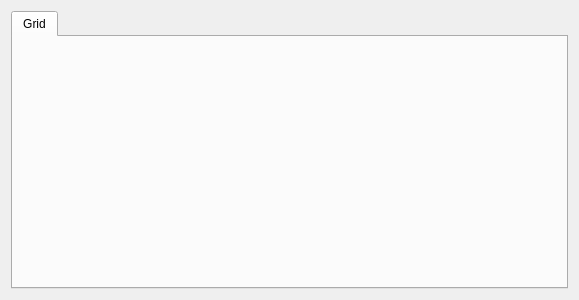
<?xml version="1.0" encoding="UTF-8"?>
<ui version="4.0">
 <class>MainWindow</class>
 <widget class="QMainWindow" name="MainWindow">
  <property name="geometry">
   <rect>
    <x>0</x>
    <y>0</y>
    <width>579</width>
    <height>300</height>
   </rect>
  </property>
  <property name="sizePolicy">
   <sizepolicy hsizetype="Expanding" vsizetype="Maximum">
    <horstretch>0</horstretch>
    <verstretch>0</verstretch>
   </sizepolicy>
  </property>
  <property name="minimumSize">
   <size>
    <width>579</width>
    <height>300</height>
   </size>
  </property>
  <property name="windowTitle">
   <string>Traveling In BFS and DFS</string>
  </property>
  <widget class="QWidget" name="centralWidget">
   <property name="sizePolicy">
    <sizepolicy hsizetype="Expanding" vsizetype="Maximum">
     <horstretch>0</horstretch>
     <verstretch>0</verstretch>
    </sizepolicy>
   </property>
   <property name="mouseTracking">
    <bool>true</bool>
   </property>
   <layout class="QGridLayout" name="gridLayout_2">
    <item row="0" column="0">
     <layout class="QGridLayout" name="centralGrid" rowstretch="0" columnstretch="0">
      <property name="sizeConstraint">
       <enum>QLayout::SetNoConstraint</enum>
      </property>
      <item row="0" column="0">
       <widget class="QTabWidget" name="tabWidget">
        <property name="sizePolicy">
         <sizepolicy hsizetype="Expanding" vsizetype="Expanding">
          <horstretch>1</horstretch>
          <verstretch>1</verstretch>
         </sizepolicy>
        </property>
        <property name="currentIndex">
         <number>0</number>
        </property>
        <widget class="QWidget" name="Grid">
         <attribute name="title">
          <string>Grid</string>
         </attribute>
        </widget>
       </widget>
      </item>
     </layout>
    </item>
   </layout>
  </widget>
  <action name="actionExit">
   <property name="text">
    <string>Exit</string>
   </property>
   <property name="shortcut">
    <string>Esc</string>
   </property>
  </action>
  <action name="actionCreate_Random_Maze">
   <property name="text">
    <string>Create Random Maze</string>
   </property>
  </action>
 </widget>
 <layoutdefault spacing="6" margin="11"/>
 <resources/>
 <connections>
  <connection>
   <sender>actionExit</sender>
   <signal>triggered()</signal>
   <receiver>MainWindow</receiver>
   <slot>close()</slot>
   <hints>
    <hint type="sourcelabel">
     <x>-1</x>
     <y>-1</y>
    </hint>
    <hint type="destinationlabel">
     <x>199</x>
     <y>149</y>
    </hint>
   </hints>
  </connection>
 </connections>
</ui>
